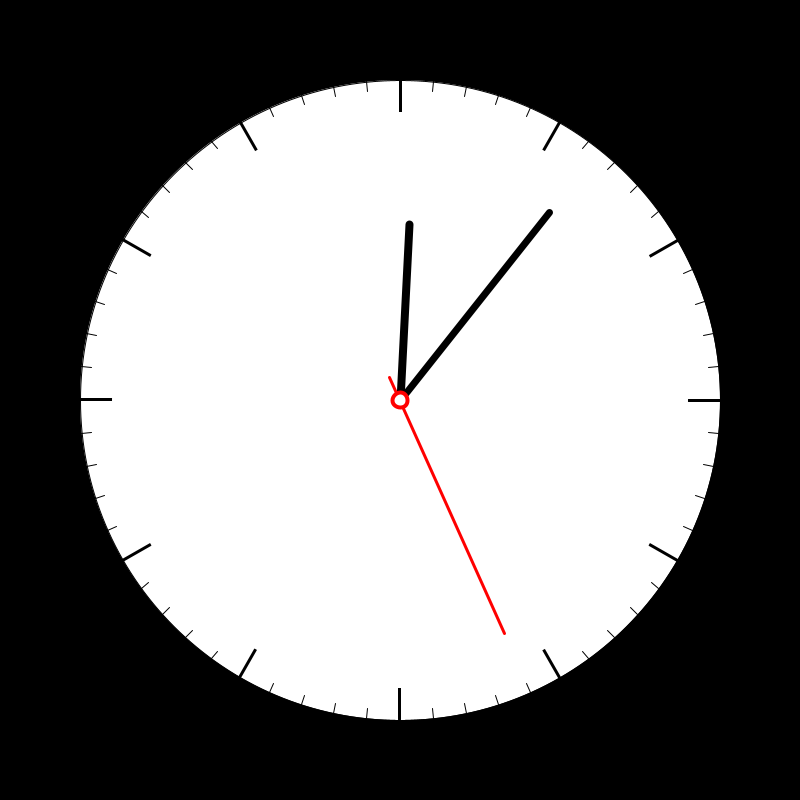
Frame 1 (no input)
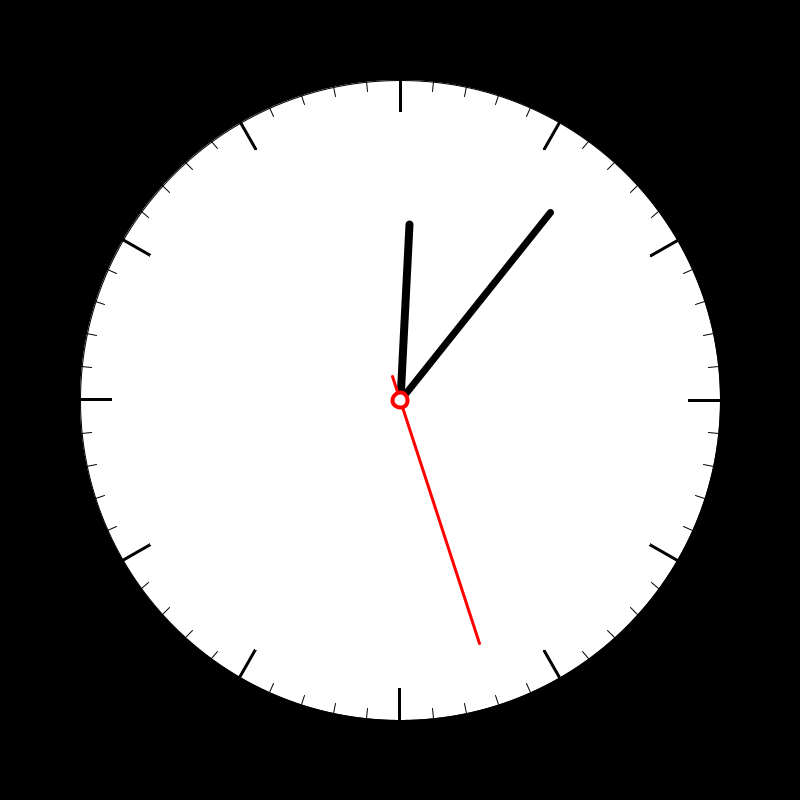
Frame 60 (the mouse pressed at the canvas centre just before this capture)
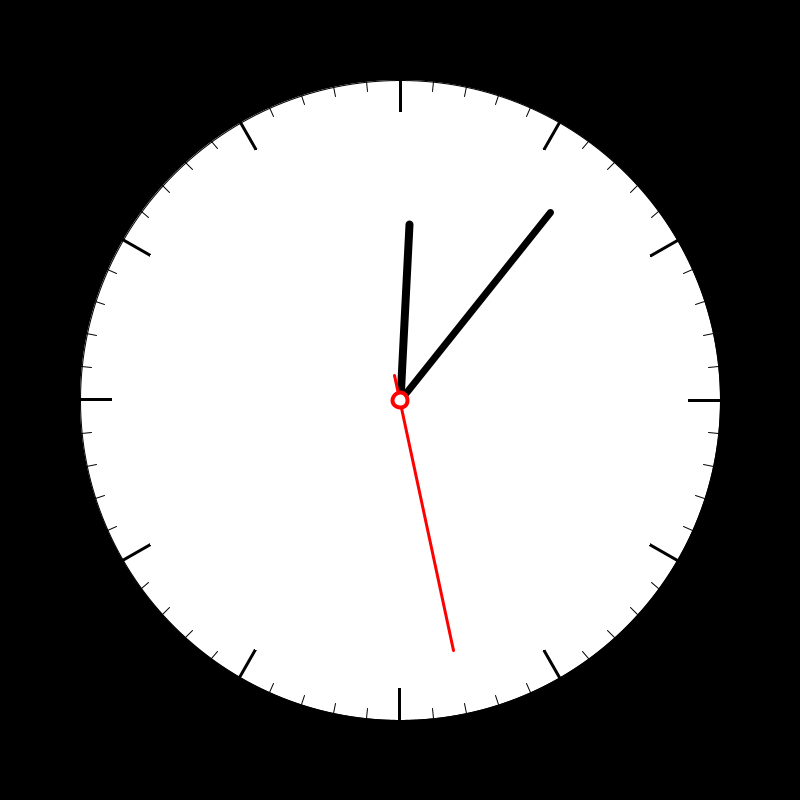
Frame 120 (the mouse held since frame 60 and released just before this capture)

The Processing sketch that drew these frames (run headless with seeded random() and noise(); from frame 60 on, the mouse is pressed at the canvas centre):

// Processing sketch: clock
// ── clock.pde
void setup() {
  size(800, 800);
  background(0);
  frameRate(60);
  circle(width * .5, height * .5, width * .8);

  for (int stepMin = 0; stepMin < 60; stepMin++) {
    pushMatrix();
    translate(width * .5, height * .5);
    rotate(TWO_PI / 60 * stepMin);

    if (stepMin == 0 || stepMin % 5 == 0) {
      strokeWeight(3);
      line(width * .4 * .9, 0, width * .4, 0);
    } else {
      strokeWeight(1);
      line(width * .4 * .97, 0, width * .4, 0);
    }
    popMatrix();
  }
}

void draw() {
  int h = hour();
  int m = minute();
  int s = second();

  println(frameCount);
  float hDeg = (h % 12) * 360 / 12 + m * .5 + s * .5 / 60;
  float mDeg = m * 6 + s * .1;
  float sDeg = s * 6;

  noStroke();
  circle(width * .5, height * .5, width * .8 * .9);

  println(h, m, s);
  pushMatrix();
  stroke(0);
  translate(width * .5, height * .5);

  pushMatrix(); //hour
  strokeWeight(8);
  rotate(-HALF_PI + radians(hDeg));
  line(0, 0, width * .4 * .55, 0);
  popMatrix();

  pushMatrix(); //min
  strokeWeight(7);
  rotate(-HALF_PI + radians(mDeg));
  line(0, 0, width * .4 * .75, 0);
  popMatrix();

  pushMatrix(); //sec
  stroke(255, 0, 0);
  strokeWeight(3);
  rotate(-HALF_PI + radians(sDeg));
  line(-25, 0, width * .4 * .8, 0);
  popMatrix();

  strokeWeight(4);
  circle(0, 0, 15);
  popMatrix();
}
